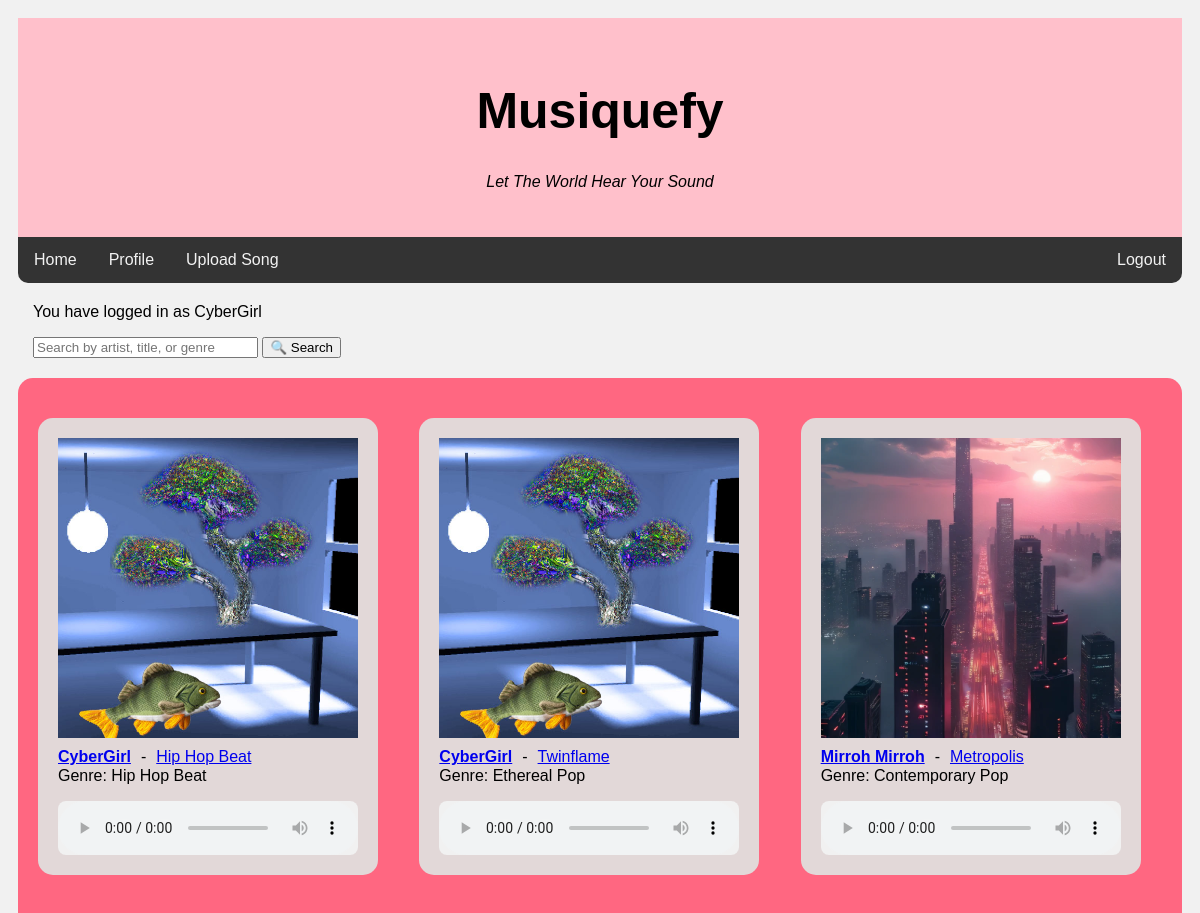
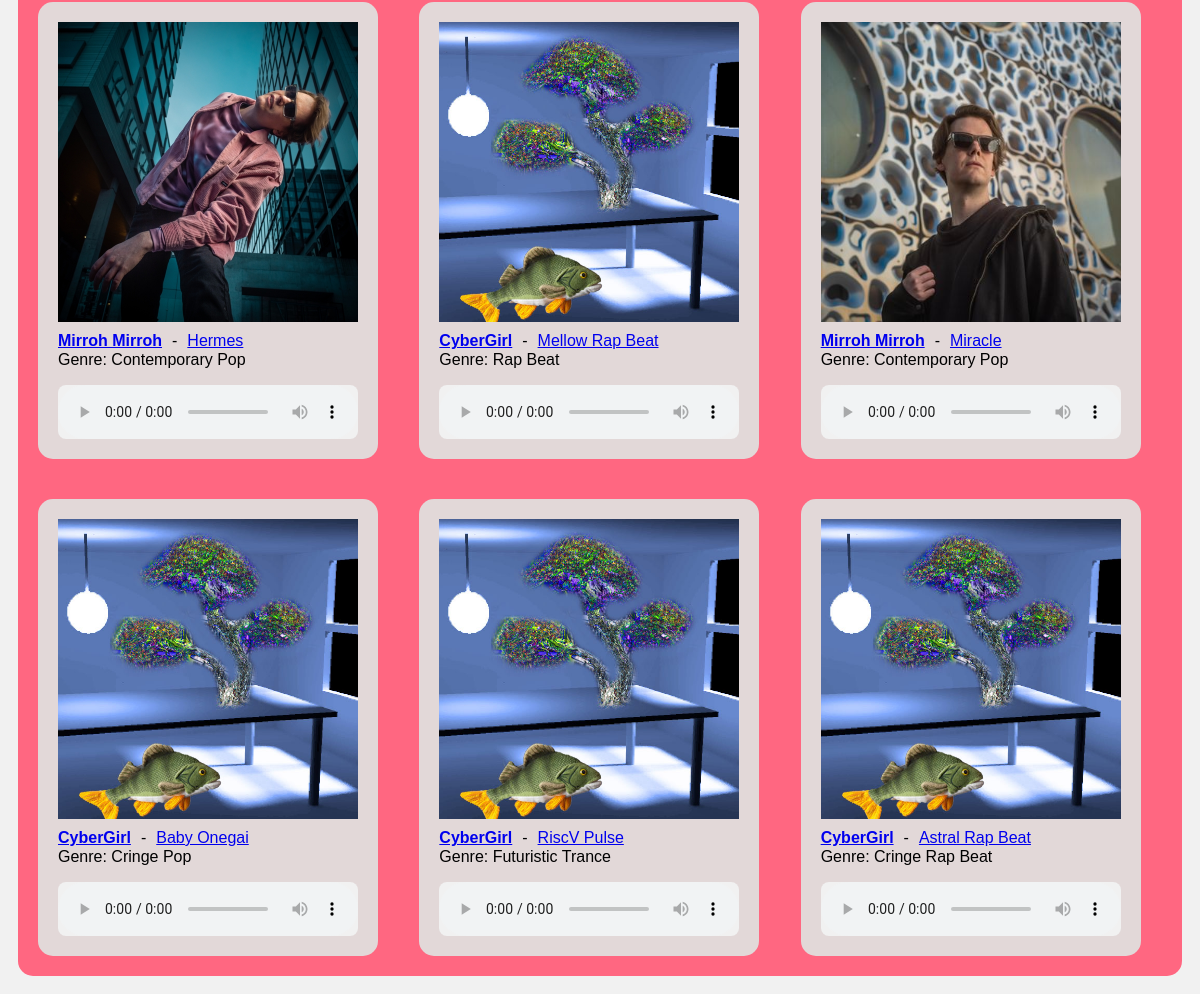
The page / (signed in) on the database its author committed (2 pictures, top to bottom).
### tables this page shows
CREATE TABLE songs (
    id INTEGER PRIMARY KEY,
    user_id INTEGER NOT NULL,
    title TEXT NOT NULL,
    artist TEXT NOT NULL CHECK (LENGTH(artist) > 0),
    audio_file_path TEXT NOT NULL,
    image_file_path TEXT NOT NULL,
    upload_date DATETIME DEFAULT CURRENT_TIMESTAMP,
    genre TEXT CHECK (LENGTH(genre) > 0),
    duration INTEGER CHECK (duration > 0),
    FOREIGN KEY (user_id) REFERENCES users(id) ON DELETE CASCADE
);

### app.py (the view)
@app.route("/")
def index():
    search_query = request.args.get("search", "").strip()
    if search_query:
        songs = search_songs(search_query)
    else:
        songs = get_songs()
    return render_template("index.html", songs=songs, search_query=search_query)

### repositories/songs_repository.py (called while the page is built)
def get_songs():
    connection = sqlite3.connect("database.db")
    connection.row_factory = sqlite3.Row #sanakirjamuodossa
    cursor = connection.cursor()
    cursor.execute("SELECT * FROM songs ORDER BY RANDOM()")
    songs = cursor.fetchall()
    connection.close()
    return songs

### templates/index.html (shortened to what this page needs)
<!DOCTYPE html>
<html>
<head>
    <link rel="stylesheet" href="../static/styles.css">
</head>
<body>
    <div class="header">
        <h1>Musiquefy</h1>
        <p><i>Let The World Hear Your Sound</i></p>
    </div>
    <div class="topnav-mainpage">
        <a href="/">Home</a>
        {% if session.username%}
        <a href="/user/{{ session['user_id'] }}">Profile</a>
        <a href="/upload_song">Upload Song</a>
        {% else %}
        <a href="/login_page">Profile</a>
        <a href="/login_page">Upload Song</a>
        {% endif %}
        {% if session.username %}
        <a href="/logout" style="float:right">Logout</a>
        {% else %}
        <a href="/login_page" style="float:right">Login</a>
        <a href="/register" style="float:right">Create new profile</a>
        {% endif %}
    </div>
    <div class="extra-bar-mainpage">
        {% if session.username %}
            <p>You have logged in as {{ session.username }}</p>
        {% endif %}
        <form method="get" action="/">
            <input type="text" name="search" placeholder="Search by artist, title, or genre" value="{{ search_query }}" size="25">
            <button type="submit">🔍 Search</button>
        </form>
    </div>
    <div class="row">
        <div class="column-mainpage">
            <div class="grid">
                {% for song in songs %}
                <div class="card2">
                    <img src="{{ url_for('static', filename=song.image_file_path.split('static/')[-1]) }}" alt="Kansikuva" width="100%">
                    <div class="song-info">
                        <strong><a href="/user/{{ song.user_id }}">{{ song.artist }}</a></strong> - <a href="/song/{{ song.id }}">{{ song.title }}</a>
                    </div>
                    <p>Genre: {{ song.genre }}</p>
                    <audio controls class="audio1">
                        {% if song.audio_file_path.endswith('.mp3') %}
                        <source src="{{ url_for('static', filename=song.audio_file_path.split('static/')[-1]) }}" type="audio/mpeg">
                        {% elif song.audio_file_path.endswith('.wav') %}
                        <source src="{{ url_for('static', filename=song.audio_file_path.split('static/')[-1]) }}" type="audio/wav">
                        {% else %}
                        <p>Tiedostotyyppi ei tuettu.</p>
                        {% endif %}
                    </audio>
                </div>
                {% endfor %}
            </div>
        </div>
    </div>
</body>
</html>

### static/styles.css (style rules this page uses)
* { box-sizing: border-box; }
body { font-family: Arial; padding: 10px; background: #f1f1f1; }
.header { padding: 30px; text-align: center; background: pink; }
.header h1 { font-size: 50px; }
.topnav-mainpage { overflow: hidden; background-color: #333; border-radius: 0px 0px 10px 10px; margin-bottom: 20px; }
.topnav-mainpage a { float: left; display: block; color: #f2f2f2; text-align: center; padding: 14px 16px; text-decoration: none; }
.extra-bar-mainpage { margin-left: 15px; }
.column-mainpage { float: left; width: 100%; background-color: #f1f1f1; overflow: hidden; }
.grid { display: grid; grid-template-columns: repeat(auto-fill, minmax(300px, 1fr)); gap: 20px; background: rgb(255, 103, 129); padding: 20px; margin-top: 20px; border-radius: 15px; }
.card2 { background-color: rgb(226, 216, 216); padding: 20px; margin-top: 20px; border-radius: 15px; display: flex; flex-direction: column; max-width: 340px; }
.audio1 { width: 100%; border-radius: 8px; background-color: #f1f1f1; }
.song-info { display: flex; flex-wrap: nowrap; gap: 10px; margin-top: 10px; margin-bottom: -15px; }
.row::after { content: ""; display: table; clear: both; }

### rows shown on the page
songs: image_file_path (picture), artist "CyberGirl", title "Hip Hop Beat", genre "Hip Hop Beat"
songs: image_file_path (picture), artist "CyberGirl", title "Twinflame", genre "Ethereal Pop"
songs: image_file_path (picture), artist "Mirroh Mirroh", title "Metropolis", genre "Contemporary Pop"
songs: image_file_path (picture), artist "Mirroh Mirroh", title "Hermes", genre "Contemporary Pop"
songs: image_file_path (picture), artist "CyberGirl", title "Mellow Rap Beat", genre "Rap Beat"
songs: image_file_path (picture), artist "Mirroh Mirroh", title "Miracle", genre "Contemporary Pop"
songs: image_file_path (picture), artist "CyberGirl", title "Baby Onegai", genre "Cringe Pop"
songs: image_file_path (picture), artist "CyberGirl", title "RiscV Pulse", genre "Futuristic Trance"
songs: image_file_path (picture), artist "CyberGirl", title "Astral Rap Beat", genre "Cringe Rap Beat"

### other values the page prints
{{ session.username }} "CyberGirl"
